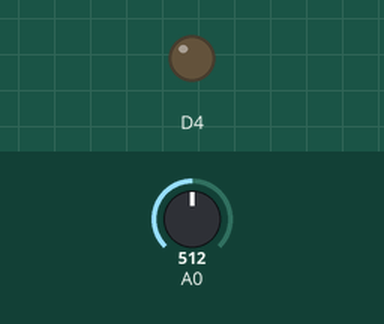
This sketch was run on a simulated ESP8266 (NodeMCU). Shown: output pins drawn as LEDs (lit = HIGH). The test bench sets the inputs (shaded band); at power-on: A0 = 512.

Above: at 1.2 s.
1.3 s: A0 set to 525
At 2.4 s:
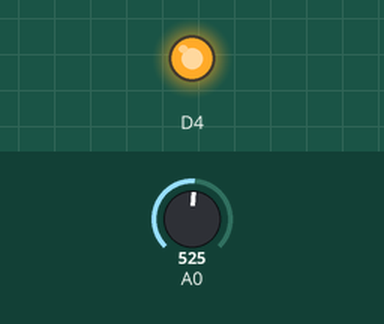
2.8 s: A0 set to 511
At 3.6 s:
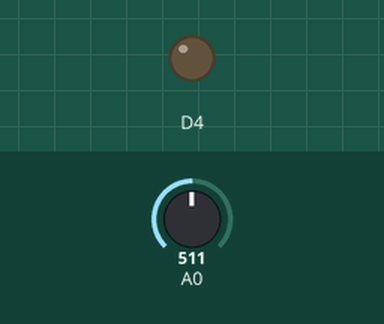
4.3 s: A0 set to 716
At 4.8 s:
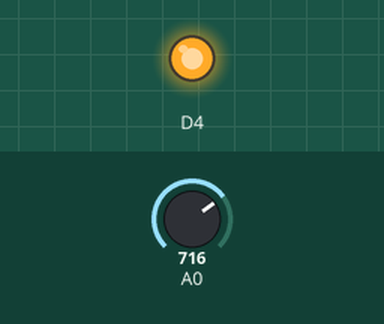
Timing chart, 0 to 7.3 s (numbered marks = the images above; inputs shaded):
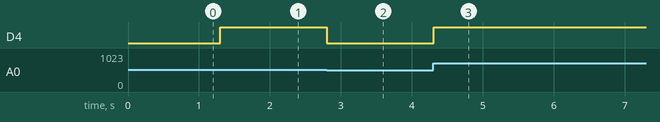

The sketch:

InputOutput3.ino
```cpp
void setup() {
  pinMode(A0, INPUT_PULLUP);
  pinMode(D4, OUTPUT);
}

void loop() {
  int input_A0 = analogRead(A0);
  boolean input_state;

  if(input_A0 > 512) input_state = HIGH;
  else input_state = LOW;
  digitalWrite(D4, input_state);
  delay(100);
}
```

Measured:
- the behaviour switches between 512 and 513 on A0 (found by bisection; images 0 and 1)
- after the input at 1.3 s, D4: LOW → HIGH at once
- after the input at 2.8 s, D4: HIGH → LOW at once
- after the input at 4.3 s, D4: LOW → HIGH at once
